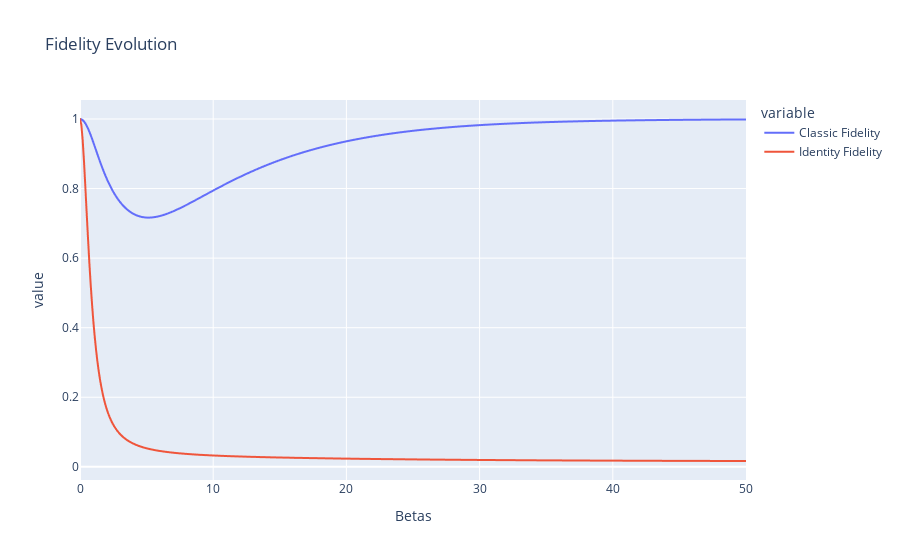

Write notebook code for a chart like this one.
### Code cell
px.line(df,x="Betas",y=["Classic Fidelity","Identity Fidelity"],title="Fidelity Evolution")

### Figure 1 — Plotly figure (JSON) as saved in the notebook; plotly's stock layout.template omitted (floating-point values rounded to 4 significant figures; data arrays with more than 128 entries replaced by an {"elided": "..."} marker saying what was removed)
{"data": [{"hovertemplate": "variable=Classic Fidelity<br>Betas=%{x}<br>value=%{y}<extra></extra>", "legendgroup": "Classic Fidelity", "line": {"color": "#636efa", "dash": "solid"}, "marker": {"symbol": "circle"}, "mode": "lines", "name": "Classic Fidelity", "showlegend": true, "type": "scattergl", "x": {"elided": "501 float values"}, "xaxis": "x", "y": {"elided": "501 float values"}, "yaxis": "y"}, {"hovertemplate": "variable=Identity Fidelity<br>Betas=%{x}<br>value=%{y}<extra></extra>", "legendgroup": "Identity Fidelity", "line": {"color": "#EF553B", "dash": "solid"}, "marker": {"symbol": "circle"}, "mode": "lines", "name": "Identity Fidelity", "showlegend": true, "type": "scattergl", "x": {"elided": "501 float values"}, "xaxis": "x", "y": {"elided": "501 float values"}, "yaxis": "y"}], "layout": {"legend": {"title": {"text": "variable"}, "tracegroupgap": 0}, "title": {"text": "Fidelity Evolution"}, "xaxis": {"anchor": "y", "domain": [0, 1], "title": {"text": "Betas"}}, "yaxis": {"anchor": "x", "domain": [0, 1], "title": {"text": "value"}}}}
